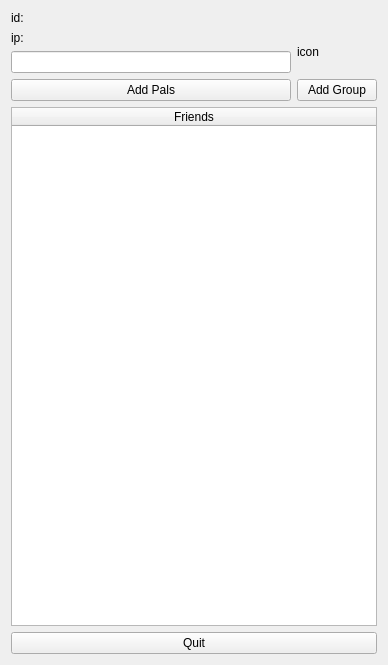
<?xml version="1.0" encoding="UTF-8"?>
<ui version="4.0">
 <class>Form</class>
 <widget class="QWidget" name="Form">
  <property name="geometry">
   <rect>
    <x>0</x>
    <y>0</y>
    <width>388</width>
    <height>665</height>
   </rect>
  </property>
  <property name="windowTitle">
   <string>Form</string>
  </property>
  <layout class="QGridLayout" name="gridLayout">
   <item row="3" column="0">
    <widget class="QLineEdit" name="palid_lineEdit"/>
   </item>
   <item row="4" column="0">
    <widget class="QPushButton" name="add_Contact">
     <property name="text">
      <string>Add Pals</string>
     </property>
    </widget>
   </item>
   <item row="0" column="0">
    <widget class="QLabel" name="id_Self">
     <property name="text">
      <string>id:</string>
     </property>
    </widget>
   </item>
   <item row="4" column="1">
    <widget class="QPushButton" name="add_group">
     <property name="text">
      <string>Add Group</string>
     </property>
    </widget>
   </item>
   <item row="7" column="0" colspan="2">
    <widget class="QPushButton" name="quit_button">
     <property name="text">
      <string>Quit</string>
     </property>
    </widget>
   </item>
   <item row="2" column="0">
    <widget class="QLabel" name="ip_Self">
     <property name="text">
      <string>ip:</string>
     </property>
    </widget>
   </item>
   <item row="2" column="1" rowspan="2">
    <widget class="QLabel" name="icon_Self">
     <property name="text">
      <string>icon</string>
     </property>
    </widget>
   </item>
   <item row="6" column="0" colspan="2">
    <widget class="QTreeWidget" name="treeWidget">
     <column>
      <property name="text">
       <string>Friends</string>
      </property>
      <property name="textAlignment">
       <set>AlignCenter</set>
      </property>
     </column>
    </widget>
   </item>
  </layout>
 </widget>
 <resources/>
 <connections/>
</ui>
